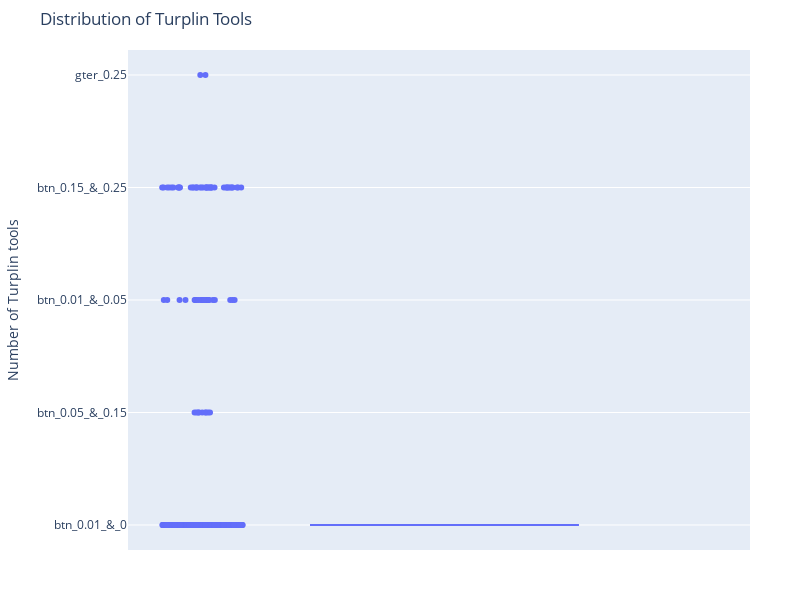

The notebook cell saved with this chart:
### Markdown cell above
*BOXPLOT OF MODIFIED TURPLIN TOOLS*

### Code cell
import plotly.express as px

# Create boxplot
fig = px.box(
    IDS_2,
    y='turplins_tools_cat',
    title='Distribution of Turplin Tools',
    labels={'turplins_tools': 'Hot Pepper Tins Organic Pesticides'},
)

# Update layout for better visualization
fig.update_layout(
    height=600,
    width=800,
    margin=dict(l=50, r=50, t=50, b=50),
    yaxis_title='Number of Turplin tools',
    showlegend=False
)

# Add hover information
fig.update_traces(
    boxpoints='all',  # Show all points
    jitter=0.3,       # Add some jitter to the points
    pointpos=-1.8,    # Position of the points
    hoverinfo='y'     # Show y value on hover
)

fig.show()

### Figure 1 — Plotly figure (JSON) as saved in the notebook; plotly's stock layout.template omitted (floating-point values rounded to 4 significant figures; data arrays with more than 128 entries replaced by an {"elided": "..."} marker saying what was removed)
{"data": [{"alignmentgroup": "True", "boxpoints": "all", "hoverinfo": "y", "hovertemplate": "turplins_tools_cat=%{y}<extra></extra>", "jitter": 0.3, "legendgroup": "", "marker": {"color": "#636efa"}, "name": "", "notched": false, "offsetgroup": "", "orientation": "v", "pointpos": -1.8, "showlegend": false, "type": "box", "x0": " ", "xaxis": "x", "y": {"elided": "382 str values"}, "y0": " ", "yaxis": "y"}], "layout": {"boxmode": "group", "height": 600, "legend": {"tracegroupgap": 0}, "margin": {"b": 50, "l": 50, "r": 50, "t": 50}, "showlegend": false, "title": {"text": "Distribution of Turplin Tools"}, "width": 800, "xaxis": {"anchor": "y", "domain": [0, 1]}, "yaxis": {"anchor": "x", "domain": [0, 1], "title": {"text": "Number of Turplin tools"}}}}
